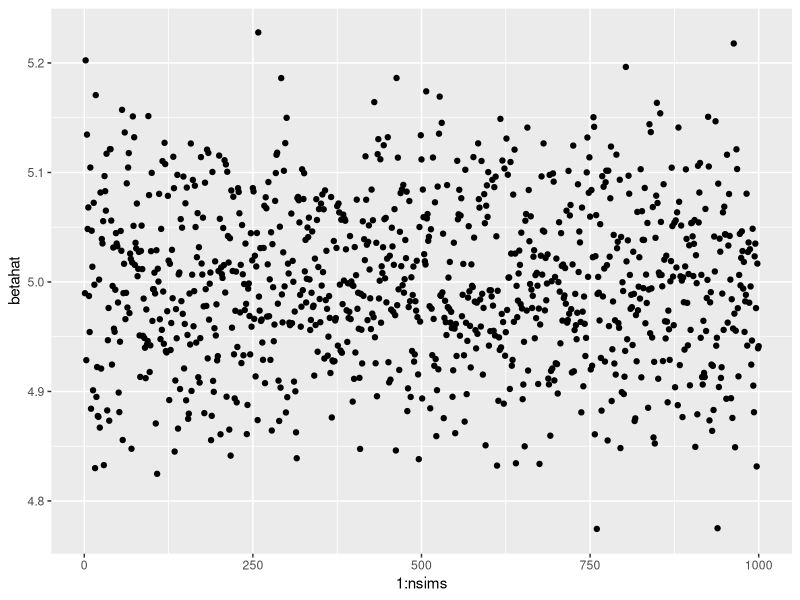
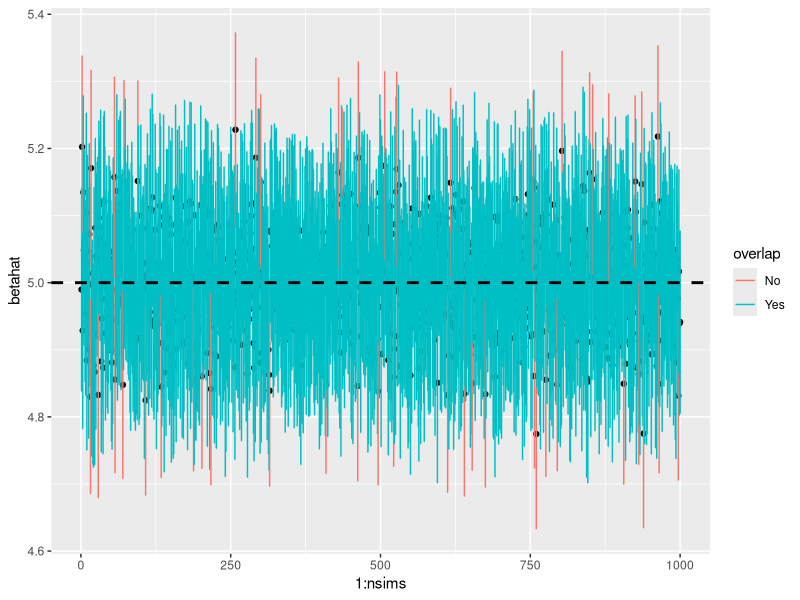
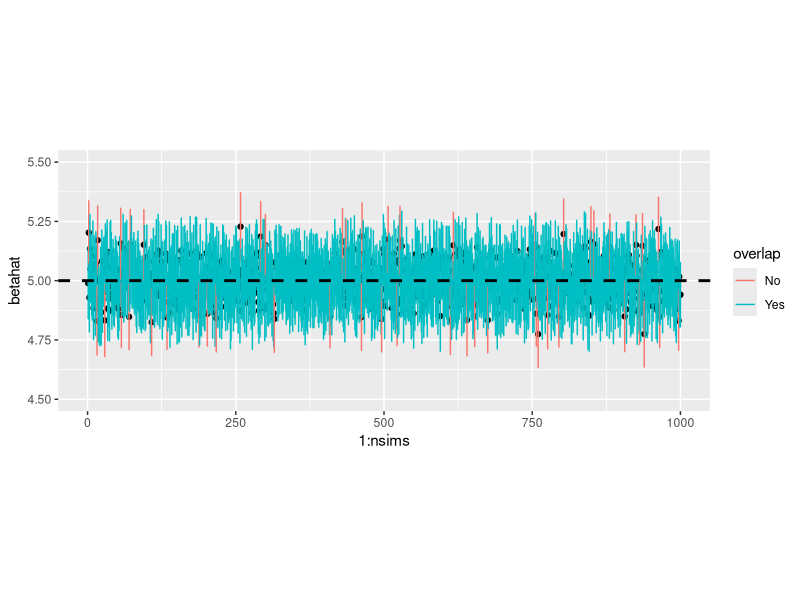
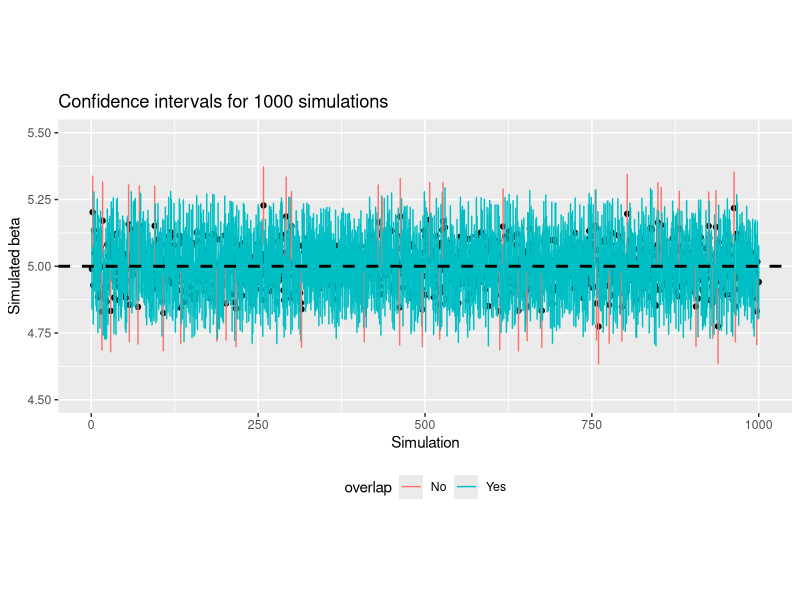
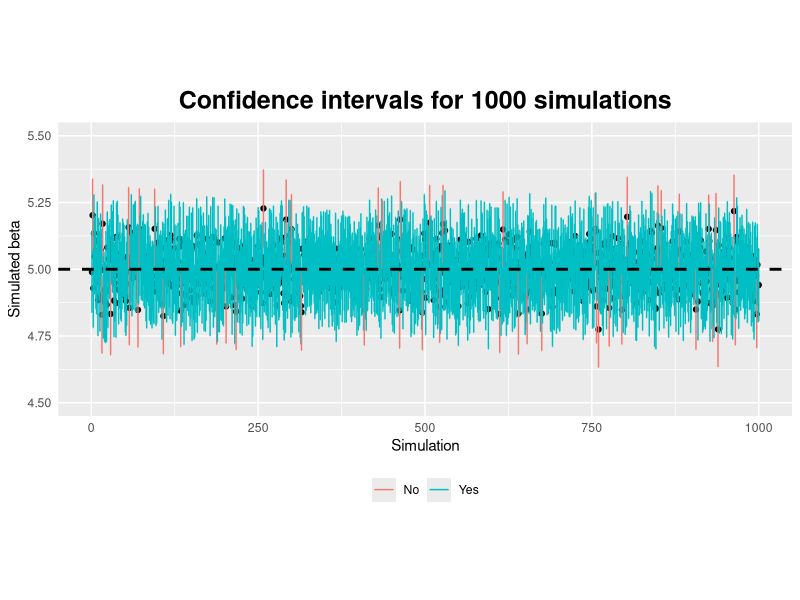
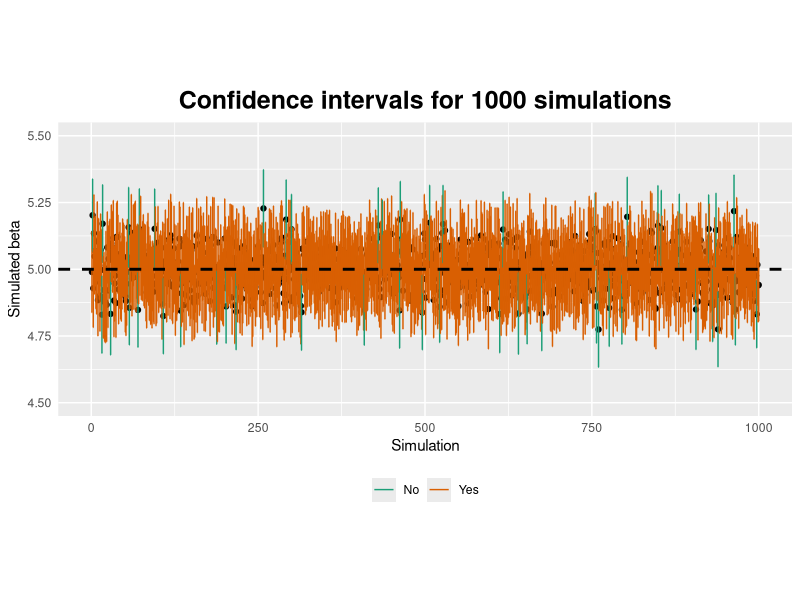
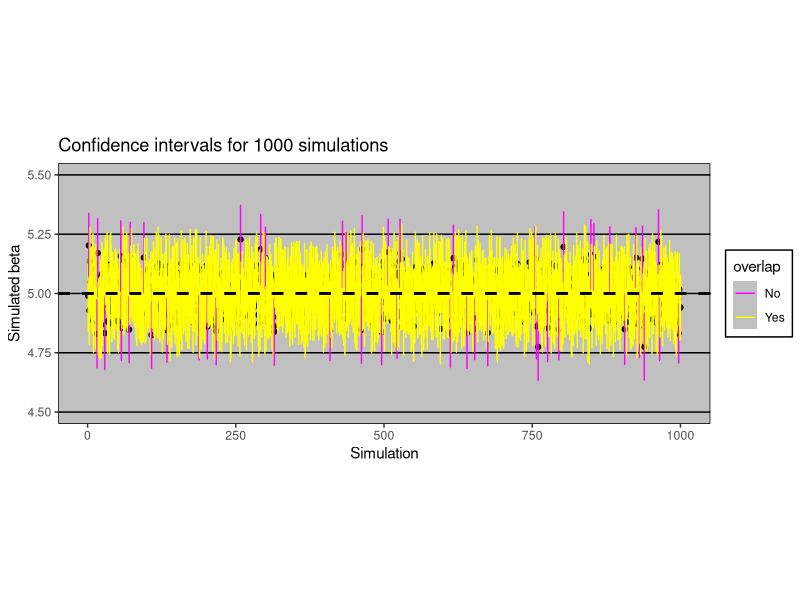

Write R code to recreate these figures, in order.
## ---- chunk 1
knitr::opts_chunk$set(echo = TRUE)
library(ggplot2)
library(ggthemes)
library(RColorBrewer)
## ---- chunk 2
nsims <- 1000
size <- 200
beta <- c(0,5)
betahat <- NA
var <- NA
se <- NA

x <- cbind(rep(1,size), rnorm(size, mean=1, sd=1)) # Generate vector of 200 x from standard normal distribution

for (i in 1:nsims){
  y <- x%*%beta + rnorm(size, mean=0, sd=1)
  reg.sim <- lm(y~x)
  betahat[i] <- summary(reg.sim)$coef[2,1]
  se[i] <- summary(reg.sim)$coef[2,2]
  var[i] <- se[i]^2
}
## ---- chunk 3
simplot <- data.frame(betahat, se)
simplot$overlap <- ifelse(betahat-1.96*se <= beta[2] & betahat+1.96*se >= beta[2], "Yes","No")
## ---- chunk 4
ggplot(simplot, aes(x=1:nsims, y=betahat, color=overlap)) +
  geom_point(color="black")
## ---- chunk 5
ggplot(simplot, aes(x=1:nsims, y=betahat, color=overlap)) +
  geom_point(color="black") +
  geom_errorbar(aes(ymin = betahat-1.96*se, ymax = betahat+1.96*se)) +
  geom_hline(yintercept=5, size=1, linetype = "dashed")
## ---- chunk 6
ggplot(simplot, aes(x=1:nsims, y=betahat, color=overlap)) +
  geom_point(color="black") +
  geom_errorbar(aes(ymin = betahat-1.96*se, ymax = betahat+1.96*se)) +
  geom_hline(yintercept=5, size=1, linetype = "dashed") +
  scale_y_continuous(limits=c(4.5,5.5)) +
  coord_fixed(400)
## ---- chunk 7
ggplot(simplot, aes(x=1:nsims, y=betahat, color=overlap)) +
  geom_point(color="black") +
  geom_errorbar(aes(ymin = betahat-1.96*se, ymax = betahat+1.96*se)) +
  geom_hline(yintercept=5, size=1, linetype = "dashed") +
  scale_y_continuous(limits=c(4.5,5.5)) +
  coord_fixed(400) +
  theme(legend.position="bottom") +
  labs(title ="Confidence intervals for 1000 simulations", x = "Simulation", y = "Simulated beta")
## ---- chunk 8
ggplot(simplot, aes(x=1:nsims, y=betahat, color=overlap)) +
  geom_point(color="black") +
  geom_errorbar(aes(ymin = betahat-1.96*se, ymax = betahat+1.96*se)) +
  geom_hline(yintercept=5, size=1, linetype = "dashed") +
  scale_y_continuous(limits=c(4.5,5.5)) +
  coord_fixed(400) +
  theme(plot.title=element_text(size=18,face="bold",hjust=0.5), legend.position="bottom") +
  theme(axis.ticks = element_blank(), legend.title = element_blank()) +
  labs(title ="Confidence intervals for 1000 simulations", x = "Simulation", y = "Simulated beta")
## ---- chunk 9
ggplot(simplot, aes(x=1:nsims, y=betahat, color=overlap)) +
  geom_point(color="black") +
  geom_errorbar(aes(ymin = betahat-1.96*se, ymax = betahat+1.96*se)) +
  geom_hline(yintercept=5, size=1, linetype = "dashed") +
  scale_y_continuous(limits=c(4.5,5.5)) +
  coord_fixed(400) +
  theme(plot.title=element_text(size=18,face="bold",hjust=0.5), legend.position="bottom") +
  theme(axis.ticks = element_blank(), legend.title = element_blank()) +
  scale_color_brewer(palette="Dark2") + 
  labs(title ="Confidence intervals for 1000 simulations", x = "Simulation", y = "Simulated beta")
## ---- chunk 10
ggplot(simplot, aes(x=1:nsims, y=betahat, color=overlap)) +
  geom_point(color="black") +
  geom_errorbar(aes(ymin = betahat-1.96*se, ymax = betahat+1.96*se)) +
  geom_hline(yintercept=5, size=1, linetype = "dashed") +
  scale_y_continuous(limits=c(4.5,5.5)) +
  coord_fixed(400) +
  theme(plot.title=element_text(size=18,face="bold",hjust=0.5), legend.position="bottom") +
  theme(axis.ticks = element_blank(), legend.title = element_blank()) +
  theme_excel() + scale_color_excel() +
  labs(title ="Confidence intervals for 1000 simulations", x = "Simulation", y = "Simulated beta")
